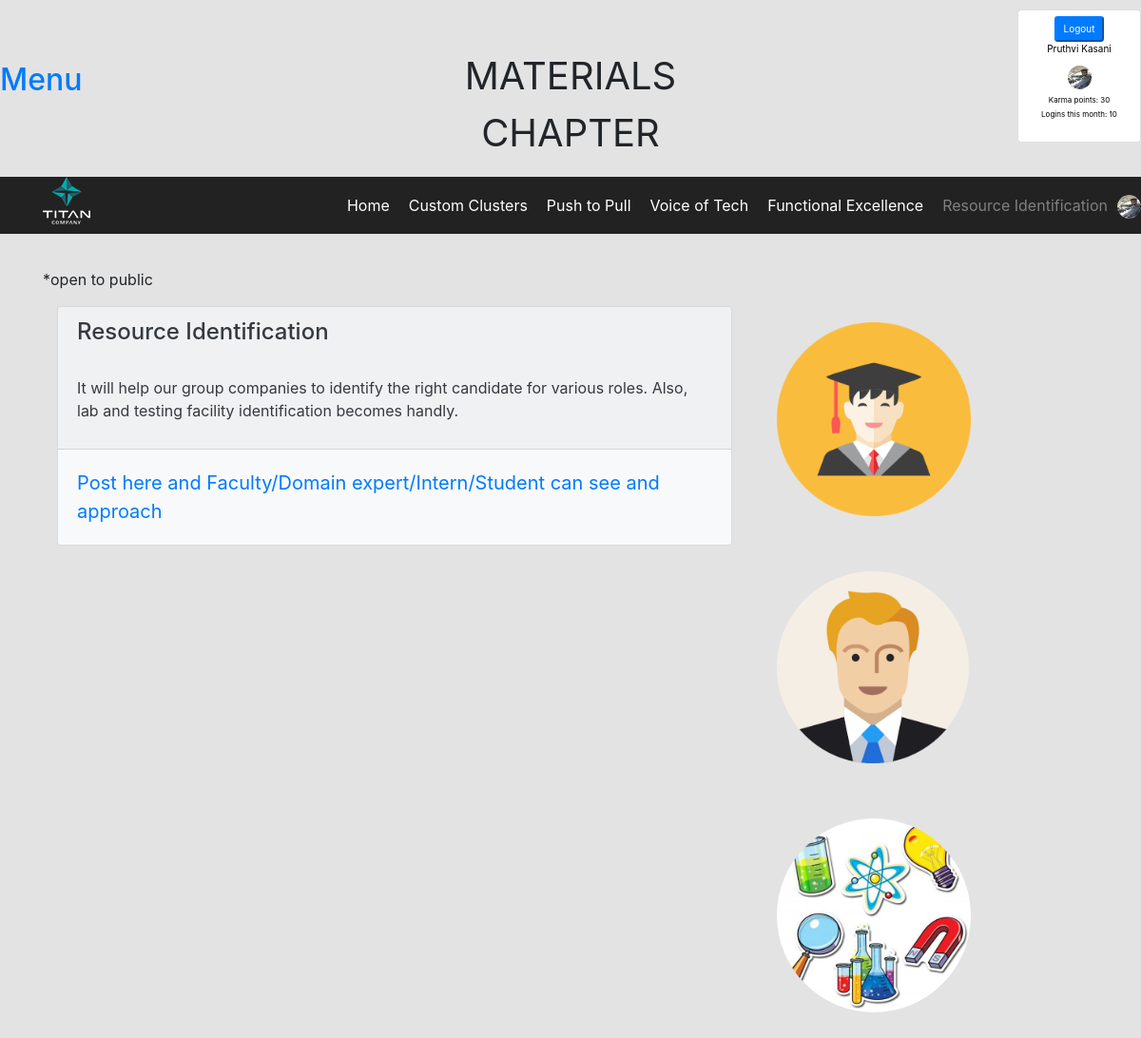
Screenshot of /resource.php (signed in) with the database file from the repository.
### tables this page shows
CREATE TABLE `profile` (
  `id` int(11) NOT NULL,
  `profilepic` varchar(500) NOT NULL,
  `aboutme` text NOT NULL,
  `fblink` text NOT NULL,
  `gitlink` text NOT NULL,
  `twitterlink` text NOT NULL,
  `pinlink` text NOT NULL
);

CREATE TABLE `edit_content` (
  `userid` varchar(50) NOT NULL,
  `pushpull` varchar(2000) NOT NULL,
  `voiceoftech` varchar(2000) NOT NULL,
  `functional` varchar(2000) NOT NULL,
  `resource` varchar(2000) NOT NULL
);

### resource.php (the view, shortened to what this page needs)
<!DOCTYPE html>
<html lang="en" >
<head>
  <link rel="stylesheet" href="https://stackpath.bootstrapcdn.com/bootstrap/4.2.1/css/bootstrap.min.css"
integrity="sha384-GJzZqFGwb1QTTN6wy59ffF1BuGJpLSa9DkKMp0DgiMDm4iYMj70gZWKYbI706tWS">
</head>
<body>
    <div class="row">
     <h2 class="col-md-4 col-xs-12" style="padding: 15px;margin-top:50px;"><a href="welcome.php" style="text-decoration: none;">Menu</a></h2>
        <p class="col-md-4 col-xs-12" style="text-align:center;font-size:40px;margin-top:50px;">MATERIALS CHAPTER</p>
      <div class="col-md-4 col-xs-12">
    <div class="card" style="margin-top: 10px;width:130px;height: 140px; float: right;padding: -5px;">
        <div class="card-body" style="margin-top: -15px;">
             <form method="post"><center><button name="logout" class="btn-sm btn-primary" style="width=3px;font-size: 10px;cursor: pointer;">Logout</button></center></form>
            <p style="color:black;text-align: center;font-size:10px;">Pruthvi Kasani</p>
            <center><img src="pruthvi.jpg" style="width: 25px;height:25px;border-radius:50%;margin-top: -15px;"></center>
            <p style="color: black;text-align: center;font-size: 8px; margin-bottom: 3px;">Karma points: 30</p>
            <p style="color: black;text-align: center;font-size: 8px;margin-bottom: 4px;">Logins this month: 10</p>
        </div>
    </div>
    </div>
    </div>
<header id="header" style="position:absolute;">
     <div class="container">
    <img style="float: left; padding-right: 5px;" src="headerlogo.png">
    <nav id="nav">
      <ul>
        <li><a href="about.php">Home</a></li>
        <li><a href="#">Custom Clusters</a></li>
        <li><a href="pushpull.php">Push to Pull</a></li>
        <li><a href="voiceoftech.php">Voice of Tech</a></li>
        <li><a href="writepost.php">Functional Excellence</a></li>
        <li><a href="resource.php" style="color:grey;">Resource Identification</a></li>
    <?php
    $link = mysqli_connect("localhost","root","","user_approvals");
    $userid = $_SESSION['id'];
    $image_query = "SELECT `profilepic` FROM `profile` WHERE id=".$userid;
    $image_retrieval = mysqli_query($link,$image_query);
    while ($row = mysqli_fetch_array($image_retrieval))
    {
        $imgPath = $row['profilepic'];
    }
    if(!empty($imgPath))
        echo "<a href='profile.php'><img src='$imgPath' style='height: 25px; width: 25px;display:inline-block;border-radius: 50%;'/></a>";
      else
        echo "<a href='profile.php'><img src='user.png' style='height: 25px; width: 25px;display:inline-block;'/>
        </a>";
    ?>
</ul>
    </nav>
  </div>
    </header>
     <br><br> <br> <br>
    <div class="container">
    <?php
    $link = mysqli_connect("localhost","root","","user_approvals");
    $content_query = "SELECT * FROM `edit_content` WHERE userid=1";
    $content_retrieval = mysqli_query($link,$content_query) or die(mysqli_error($link));
    $row = mysqli_fetch_array($content_retrieval);
        $resource = $row['resource'];
    ?>
        <p>*open to public</p>
        <div class="col-md-8" style="float: left;">
      <div class="card bg-light text-dark">
        <div class="card-header">
            <h4>Resource Identification</h4> <br>
            <p style="text-aling:justify;"><?php echo $resource; ?></p>
        </div>
        <div class="card-body">
            <div class="card-text"><a href="#" style="font-size:20px;text-decoration:none;" id="postlink" data-toggle="modal" data-target="#myModal">Post here and Faculty/Domain expert/Intern/Student can see and approach</a></div>
        </div>
      </div>
            </div>
        <div class="col-md-4" style="float:right;">
        <a href="student.php">
			<div class="container1">
			<img src="student.png" alt="Avatar" class="image">
			</div>
        </a> <br>
        <div class="container1">
			<img src="faculty.png" alt="Avatar" class="image">
		</div> <br>
        <div class="container1">
			<img src="laboratory.jpg" style="border-radius:50%;"alt="Avatar" class="image">
        </div>
  <br><br>
		</div>
	</div>
</body>
</html>

### resource.php (style rules this page uses)
body { background-color:#e3e3e3; overflow-x: hidden; }
#header { z-index: 2; position: fixed; width: 100%; height: 60px; line-height: 60px; background: #222; color: white; }
#nav { position: absolute; right: 0; }
#nav ul li { float: left; }
#nav li { list-style-type: none; }
#nav ul li a { display: block; color: white; text-decoration: none; padding: 0 10px; }
.container1 { position: relative; width: 70%; padding: 5%; }
.image { display: block; width: 100%; height: auto; }

### rows the page displays
profile: profilepic (picture)
edit_content: resource "It will help our group companies to identify the right candidate for various roles. Also, lab and testing facility identification becomes handly."
